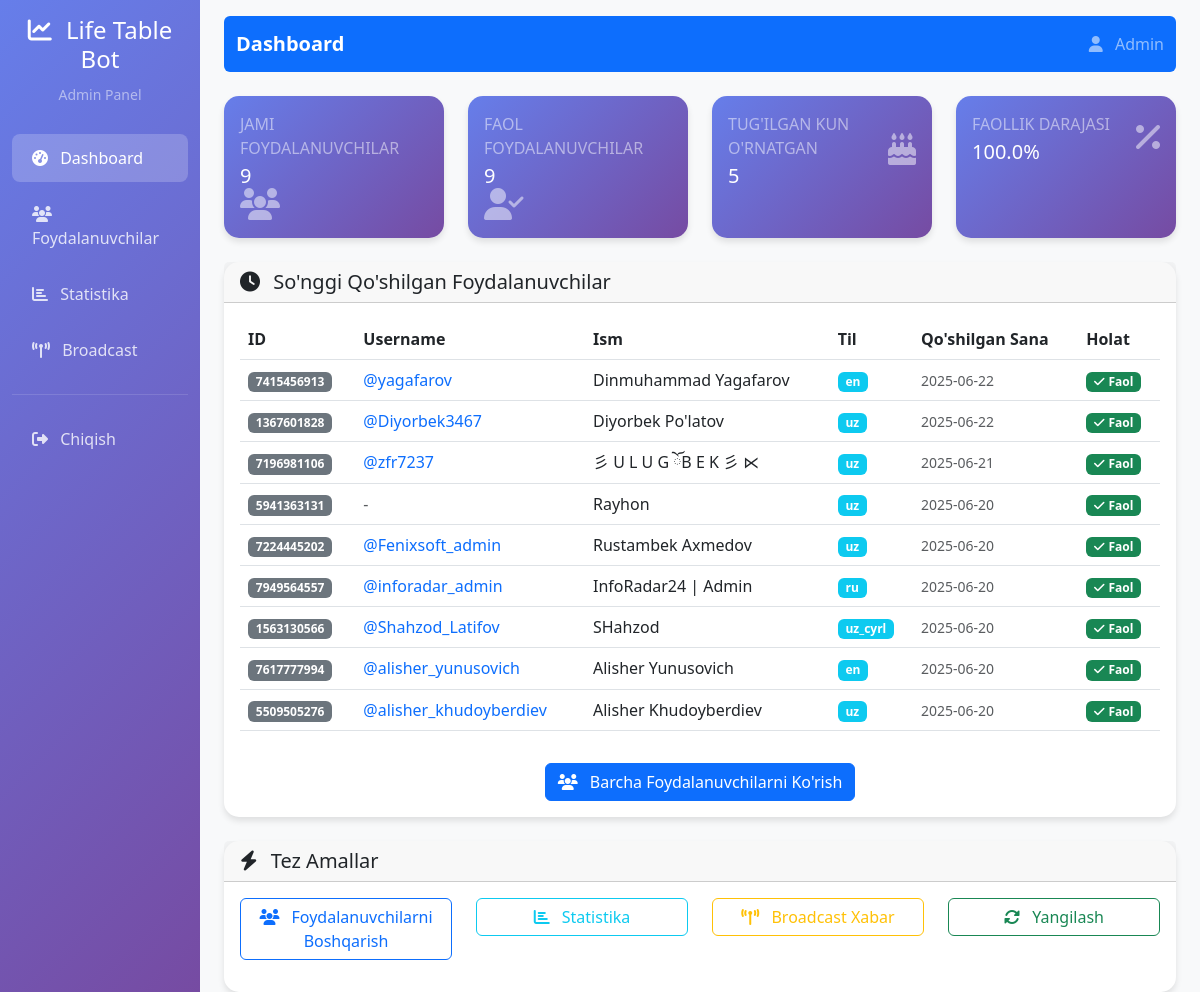
The page / (signed in) on the database its author committed.
### src/database/models.py (models this page shows)
class User(Base):
    __tablename__ = 'users'
    id = Column(Integer, primary_key=True)
    telegram_id = Column(Integer, unique=True, nullable=False)
    username = Column(String(100), nullable=True)
    first_name = Column(String(100), nullable=True)
    last_name = Column(String(100), nullable=True)
    language = Column(String(10), default='uz')
    join_date = Column(DateTime, default=datetime.utcnow)
    birthday = Column(DateTime, nullable=True)
    is_active = Column(Boolean, default=True)
    created_at = Column(DateTime, default=datetime.utcnow)
    updated_at = Column(DateTime, default=datetime.utcnow, onupdate=datetime.utcnow)

### web_admin/app.py (the view)
@app.route('/')
@login_required
def dashboard():
    conn = get_bot_db()
    cursor = conn.cursor()
    cursor.execute("SELECT COUNT(*) as total FROM users")
    total_users = cursor.fetchone()['total']
    cursor.execute("SELECT COUNT(*) as active FROM users WHERE is_active = 1")
    active_users = cursor.fetchone()['active']
    cursor.execute("SELECT COUNT(*) as with_birthday FROM users WHERE birthday IS NOT NULL")
    users_with_birthday = cursor.fetchone()['with_birthday']
    cursor.execute("""
        SELECT telegram_id, username, first_name, last_name, language, join_date, is_active
        FROM users
        ORDER BY join_date DESC
        LIMIT 10
    """)
    recent_users = cursor.fetchall()
    for user in recent_users:
        user = dict(user)
        user['join_date'] = parse_date(user['join_date'])
    cursor.execute("""
        SELECT command_name, SUM(usage_count) as total_usage
        FROM command_usage
        GROUP BY command_name
        ORDER BY total_usage DESC
        LIMIT 10
    """)
    command_stats = cursor.fetchall()
    cursor.execute("""
        SELECT language, COUNT(*) as count
        FROM users
        GROUP BY language
        ORDER BY count DESC
    """)
    language_stats = cursor.fetchall()
    conn.close()
    return render_template('dashboard.html',
                         total_users=total_users,
                         active_users=active_users,
                         users_with_birthday=users_with_birthday,
                         recent_users=recent_users,
                         command_stats=command_stats,
                         language_stats=language_stats)

### web_admin/app.py (called while the page is built)
def login_required(f):
    @wraps(f)
    def decorated_function(*args, **kwargs):
        if 'admin_logged_in' not in session:
            return redirect(url_for('login'))
        return f(*args, **kwargs)
    return decorated_function

def get_bot_db():
    db_path = os.path.join(os.path.dirname(app.root_path), '..', 'bot_database.db')
    conn = sqlite3.connect(db_path)
    conn.row_factory = sqlite3.Row
    return conn

def parse_date(date_str):
    if not date_str: return None
    try:
        return datetime.fromisoformat(str(date_str).replace('Z', '+00:00'))
    except: return None

### web_admin/templates/dashboard.html (shortened to what this page needs)
{% extends "base.html" %}
{% block page_title %}Dashboard{% endblock %}
{% block content %}
<div class="row">
    <div class="col-xl-3 col-md-6 mb-4">
        <div class="card stat-card h-100">
            <div class="card-body">
                <div class="row align-items-center">
                    <div class="col">
                        <div class="text-white-50 text-uppercase mb-1">Jami Foydalanuvchilar</div>
                        <div class="h5 mb-0 text-white">{{ total_users }}</div>
                    </div>
                    <div class="col-auto">
                        <i class="fas fa-users fa-2x text-white-50"></i>
                    </div>
                </div>
            </div>
        </div>
    </div>
    <div class="col-xl-3 col-md-6 mb-4">
        <div class="card stat-card h-100">
            <div class="card-body">
                <div class="row align-items-center">
                    <div class="col">
                        <div class="text-white-50 text-uppercase mb-1">Faol Foydalanuvchilar</div>
                        <div class="h5 mb-0 text-white">{{ active_users }}</div>
                    </div>
                    <div class="col-auto">
                        <i class="fas fa-user-check fa-2x text-white-50"></i>
                    </div>
                </div>
            </div>
        </div>
    </div>
    <div class="col-xl-3 col-md-6 mb-4">
        <div class="card stat-card h-100">
            <div class="card-body">
                <div class="row align-items-center">
                    <div class="col">
                        <div class="text-white-50 text-uppercase mb-1">Tug'ilgan Kun O'rnatgan</div>
                        <div class="h5 mb-0 text-white">{{ users_with_birthday }}</div>
                    </div>
                    <div class="col-auto">
                        <i class="fas fa-birthday-cake fa-2x text-white-50"></i>
                    </div>
                </div>
            </div>
        </div>
    </div>
    <div class="col-xl-3 col-md-6 mb-4">
        <div class="card stat-card h-100">
            <div class="card-body">
                <div class="row align-items-center">
                    <div class="col">
                        <div class="text-white-50 text-uppercase mb-1">Faollik Darajasi</div>
                        <div class="h5 mb-0 text-white">
                            {% if total_users > 0 %}
                                {{ "%.1f"|format((active_users / total_users) * 100) }}%
                            {% else %}
                                0%
                            {% endif %}
                        </div>
                    </div>
                    <div class="col-auto">
                        <i class="fas fa-percentage fa-2x text-white-50"></i>
                    </div>
                </div>
            </div>
        </div>
    </div>
</div>
<div class="row">
    <div class="col-12">
        <div class="card">
            <div class="card-header">
                <h5 class="card-title mb-0">
                    <i class="fas fa-clock me-2"></i>
                    So'nggi Qo'shilgan Foydalanuvchilar
                </h5>
            </div>
            <div class="card-body">
                <div class="table-responsive">
                    <table class="table table-hover">
                        <thead>
                            <tr>
                                <th>ID</th>
                                <th>Username</th>
                                <th>Ism</th>
                                <th>Til</th>
                                <th>Qo'shilgan Sana</th>
                                <th>Holat</th>
                            </tr>
                        </thead>
                        <tbody>
                            {% for user in recent_users %}
                            <tr>
                                <td>
                                    <span class="badge bg-secondary">{{ user.telegram_id }}</span>
                                </td>
                                <td>
                                    {% if user.username %}
                                        <a href="https://t.me/{{ user.username }}" target="_blank" class="text-decoration-none">
                                            @{{ user.username }}
                                        </a>
                                    {% else %}
                                        <span class="text-muted">-</span>
                                    {% endif %}
                                </td>
                                <td>
                                    {% if user.first_name %}
                                        {{ user.first_name }}
                                        {% if user.last_name %}
                                            {{ user.last_name }}
                                        {% endif %}
                                    {% else %}
                                        <span class="text-muted">-</span>
                                    {% endif %}
                                </td>
                                <td>
                                    <span class="badge bg-info">{{ user.language }}</span>
                                </td>
                                <td>
                                    <small class="text-muted">
                                        {% if user.join_date %}
                                            {% if user.join_date is string %}
                                                {{ user.join_date[:10] if user.join_date else '-' }}
                                            {% else %}
                                                {{ user.join_date.strftime('%d.%m.%Y %H:%M') if user.join_date else '-' }}
                                            {% endif %}
                                        {% else %}
                                            -
                                        {% endif %}
                                    </small>
                                </td>
                                <td>
                                    {% if user.is_active %}
                                        <span class="badge bg-success">
                                            <i class="fas fa-check me-1"></i>Faol
                                        </span>
                                    {% else %}
                                        <span class="badge bg-danger">
                                            <i class="fas fa-times me-1"></i>Faol emas
                                        </span>
                                    {% endif %}
                                </td>
                            </tr>
                            {% endfor %}
                        </tbody>
                    </table>
                </div>
                <div class="text-center mt-3">
                    <a href="{{ url_for('users') }}" class="btn btn-primary">
                        <i class="fas fa-users me-2"></i>
                        Barcha Foydalanuvchilarni Ko'rish
                    </a>
                </div>
            </div>
        </div>
    </div>
</div>
<div class="row mt-4">
    <div class="col-12">
        <div class="card">
            <div class="card-header">
                <h5 class="card-title mb-0">
                    <i class="fas fa-bolt me-2"></i>
                    Tez Amallar
                </h5>
            </div>
            <div class="card-body">
                <div class="row">
                    <div class="col-md-3 mb-3">
                        <a href="{{ url_for('users') }}" class="btn btn-outline-primary w-100">
                            <i class="fas fa-users me-2"></i>
                            Foydalanuvchilarni Boshqarish
                        </a>
                    </div>
                    <div class="col-md-3 mb-3">
                        <a href="{{ url_for('statistics') }}" class="btn btn-outline-info w-100">
                            <i class="fas fa-chart-bar me-2"></i>
                            Statistika
                        </a>
                    </div>
                    <div class="col-md-3 mb-3">
                        <a href="{{ url_for('broadcast') }}" class="btn btn-outline-warning w-100">
                            <i class="fas fa-broadcast-tower me-2"></i>
                            Broadcast Xabar
                        </a>
                    </div>
                    <div class="col-md-3 mb-3">
                        <button class="btn btn-outline-success w-100" onclick="refreshStats()">
                            <i class="fas fa-sync-alt me-2"></i>
                            Yangilash
                        </button>
                    </div>
                </div>
            </div>
        </div>
    </div>
</div>
{% endblock %}

### web_admin/templates/base.html (style rules this page uses)
.card { border: none; border-radius: 15px; box-shadow: 0 4px 6px rgba(0,0,0,0.1); transition: transform 0.3s ease; }
.stat-card { background: linear-gradient(135deg, #667eea 0%, #764ba2 100%); color: white; }

### rows shown on the page
User: telegram_id "7415456913", username "yagafarov", first_name "Dinmuhammad", last_name "Yagafarov", language "en", join_date "2025-06-22", is_active True (drawn)
User: telegram_id "1367601828", username "Diyorbek3467", first_name "Diyorbek", last_name "Po'latov", language "uz", join_date "2025-06-22", is_active True (drawn)
User: telegram_id "7196981106", username "zfr7237", first_name "彡 U L U G ོB E K 彡 ⋉", language "uz", join_date "2025-06-21", is_active True (drawn)
User: telegram_id "5941363131", first_name "Rayhon", language "uz", join_date "2025-06-20", is_active True (drawn)
User: telegram_id "7224445202", username "Fenixsoft_admin", first_name "Rustambek", last_name "Axmedov", language "uz", join_date "2025-06-20", is_active True (drawn)
User: telegram_id "7949564557", username "inforadar_admin", first_name "InfoRadar24 | Admin", language "ru", join_date "2025-06-20", is_active True (drawn)
User: telegram_id "1563130566", username "Shahzod_Latifov", first_name "SHahzod", language "uz_cyrl", join_date "2025-06-20", is_active True (drawn)
User: telegram_id "7617777994", username "alisher_yunusovich", first_name "Alisher", last_name "Yunusovich", language "en", join_date "2025-06-20", is_active True (drawn)
User: telegram_id "5509505276", username "alisher_khudoyberdiev", first_name "Alisher", last_name "Khudoyberdiev", language "uz", join_date "2025-06-20", is_active True (drawn)

### other values the page prints
{{ session.get('admin_username', 'Admin') }} "Admin"
{{ total_users }} "9"
{{ active_users }} "9"
{{ users_with_birthday }} "5"
{{ "%.1f"|format((active_users / total_users) * 100) }} "100.0"
